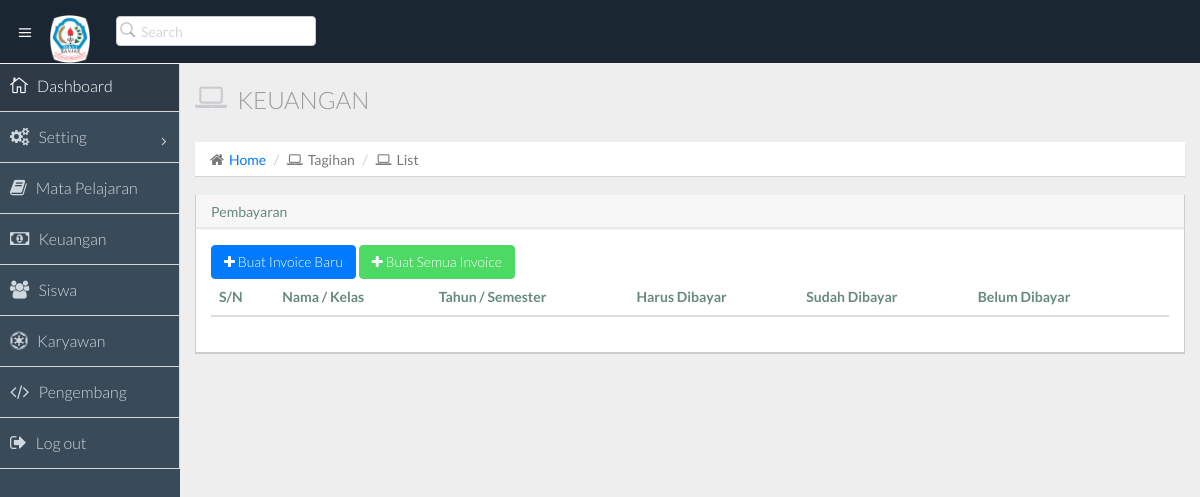
The page /tagihan/ (signed in) on the database as committed earlier.
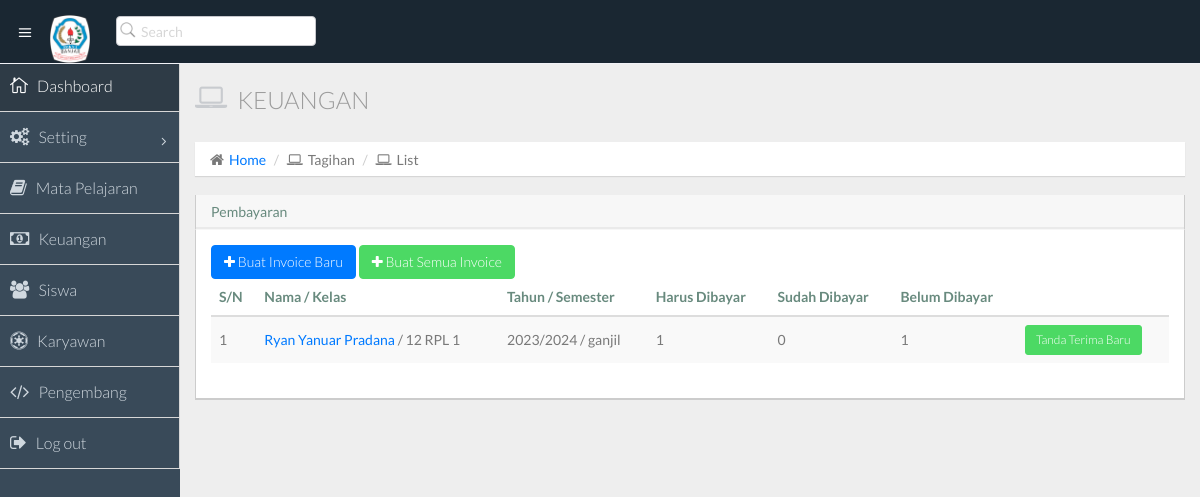
The same page on the database as committed later.
### keuangan/models.py (models this page shows, shortened)
class Tagihan(models.Model):
    murid = models.ForeignKey(Siswa, on_delete=models.CASCADE)
    tahun = models.ForeignKey(TahunPelajaran, on_delete=models.CASCADE)
    smester = models.ForeignKey(Semester, on_delete=models.CASCADE)
    untuk_kelas = models.ForeignKey(Kelas, on_delete=models.CASCADE)
    dari_semester_sebelumnya = models.IntegerField(default=0)
    status = models.CharField(max_length=20, choices=[('aktif', 'Aktif'), ('lunas', 'Lunas')], default='aktif')
    class Meta:
        ordering = ['murid', 'smester']
    def balance(self):
        harus_dibayar = self.total_harus_dibayar()
        dibayarkan = self.jumlah_total_dibayar()
        return harus_dibayar - dibayarkan
    def yang_harus_dibayar(self):
        items = InvoiceItem.objects.filter(tagihan=self)
        total = 0
        for item in items:
            total += int(item.jumlah.uang_masuk)
        return total
    def total_harus_dibayar(self):
        return self.dari_semester_sebelumnya + self.yang_harus_dibayar()
    def jumlah_total_dibayar(self):
        terima = TandaTerima.objects.filter(tagihan=self)
        jumlah = 0
        for tanda in terima:
            jumlah += tanda.jumlah_dibayar
        return jumlah

### siswa/models.py (models this page shows, shortened)
class Siswa(models.Model):
    STATUS = {
        ('aktif', 'Aktif'),
        ('lulus', 'Lulus'),
        ('do', 'Drop Out'),
    }
    GENDER = {
        ('pria', 'Pria'),
        ('wanita', 'Wanita')
    }
    status = models.CharField(choices=STATUS, max_length=20, default='Aktif')
    nomor_pendaftaran = models.CharField(max_length=50, unique=True)
    nama = models.CharField(max_length=200)
    nama_panggilan = models.CharField(max_length=200, blank=True, null=True)
    gender = models.CharField(choices=GENDER, max_length=30)
    tanggal_lahir = models.DateField()
    kelas_sekarang = models.ForeignKey(Kelas, on_delete=models.SET_NULL, null=True, blank=True)
    tanggal_daftar = models.DateField(auto_now_add=True)
    hp_regex = RegexValidator(regex='^[0-9]{10-15}$', message='Hp tidak sesuai')
    hp_orang_tua = models.CharField(validators=[hp_regex], max_length=15, blank=True, null=True)
    alamat = models.TextField(blank=True)
    keterangan = models.TextField(blank=True)
    photo = models.ImageField(upload_to='siswa/photo', blank=True, null=True)
    class Meta:
        ordering = ['nama', 'nomor_pendaftaran']
    def __str__(self):
        return self.nama

### utama/models.py (models this page shows)
class Kelas(models.Model):
    name = models.CharField(max_length=10, unique=True)
    class Meta:
        ordering = ['name']
    def __str__(self):
        return self.name

class TahunPelajaran(models.Model):
    name = models.CharField(max_length=200, unique=True)
    sekarang = models.BooleanField(default=False, null=True)
    class Meta:
        ordering = ['-name']
    def __str__(self):
        return str(self.name)

class Semester(models.Model):
    SEMETER = {
        ('genap', 'Genap'),
        ('ganjil', 'Ganjil'),
    }
    name = models.CharField(choices=SEMETER, max_length=10)
    sekarang = models.BooleanField(default=False, null=True)
    class Meta:
        ordering = ['name']
    def __str__(self):
        return self.name

### keuangan/views.py (the view)
# urls.py: path('', views.TagihanView.as_view(), name='index'),
class TagihanView(LoginRequiredMixin, ListView):
    queryset = Tagihan.objects.all()
    fields = '__all__'

### templates/keuangan/tagihan_list.html (shortened to what this page needs)
{% extends 'html.html' %}
{% block page_title %}{% block title %}Keuangan{% endblock %}{% endblock %}
{% block breadcrumb %}
<li><i class="fa fa-laptop"></i>Tagihan</li>
<li><i class="fa fa-laptop"></i>List</li>
{% endblock breadcrumb %}
{% block heading %}
Pembayaran {% if messages %}{% for message in messages %}<span class="text-success">| {{ message }}</span>{% endfor %}{% endif %}
{% endblock heading %}
{% block content %}
<div class="table-responsive">
    <a href="{% url 'uang:tagihan-baru' %}" class="btn btn-primary"><i class="fa fa-plus"></i> Buat Invoice Baru</a>
    <a href="#" class="btn btn-success"><i class="fa fa-plus"></i> Buat Semua Invoice</a>
    <table id="tabelinv" class="table table-striped table-hover table-advance">
        <thead>
            <tr>
                <th>S/N</th>
                <th>Nama / Kelas</th>
                <th>Tahun / Semester</th>
                <th>Harus Dibayar</th>
                <th>Sudah Dibayar</th>
                <th>Belum Dibayar</th>
                <th></th>
            </tr>
        </thead>
        <tbody>
            {% for inv in object_list %}
            <tr class="clickable-row" data-href="{% url 'uang:tagihan-detail' inv.id %}">
                <td>{{ forloop.counter }}</td>
                <td><a href="{% url 'uang:ttd-edit' pk=inv.id %}">{{ inv.murid }}</a> / {{ inv.untuk_kelas }}</td>
                <td>{{ inv.tahun }} / {{ inv.smester }}</td>
                <td>{{ inv.total_harus_dibayar }}</td>
                <td>{{ inv.jumlah_total_dibayar }}</td>
                <td>{{ inv.balance }}</td>
                {% if inv.status == 'lunas' %}
                <td><a class="btn btn-primary btn-sm">LUNAS</a></td>
                {% else %}
                <td><a class="btn btn-success btn-sm" href="{% url 'uang:tanda-terima' %}?pk={{ inv.id }}">Tanda Terima Baru</a></td>
                {% endif %}
            </tr>
            {% endfor %}
        </tbody>
    </table>
</div>
{% endblock content %}

### templates/html.html (shortened to what this page needs)
{% load static %}
<!DOCTYPE html>
<html lang="id">
<head>
  {% include 'base/style.html' %}
</head>
<body>
  <section id="container" class="">
    {% include 'base/header.html' %}
    {% include 'base/sidebar.html' %}
    <section id="main-content">
      <section class="wrapper">
        <div class="row">
          <div class="col-lg-12">
            <h3 class="page-header"><i class="fa fa-laptop"></i>
              {% block title %}{% endblock %}
            </h3>
            <ol class="breadcrumb">
              <li><i class="fa fa-home"></i><a href="{% url 'utama:index' %}">Home</a></li>
              {% block breadcrumb %}{% endblock breadcrumb %}
            </ol>
          </div>
        </div>
        <div class="row">
          <div class="col-lg-12">
            <section class="panel">
              <header class="panel-heading">
                {% block heading %}
                {% endblock heading %}
              </header>
              <div class="panel-body">
                {% block content %}
                {% endblock content %}
              </div>
            </section>
          </div>
        </div>
      </section>
    </section>
  </section>
</body>
</html>

### templates/base/style.html
{% load static %}
<link href="{% static 'css/bootstrap.min.css' %}" rel="stylesheet">
<link href="{% static 'css/bootstrap-theme.css' %}" rel="stylesheet">
<link href="{% static 'css/elegant-icons-style.css' %}" rel="stylesheet" />
<link href="{% static 'css/font-awesome.min.css' %}" rel="stylesheet" />
<link href="{% static 'assets/fullcalendar/fullcalendar/bootstrap-fullcalendar.css' %}" rel="stylesheet" />
<link href="{% static 'assets/fullcalendar/fullcalendar/fullcalendar.css' %}" rel="stylesheet" />
<link href="{% static 'assets/jquery-easy-pie-chart/jquery.easy-pie-chart.css' %}" rel="stylesheet" type="text/css" media="screen" />
<link rel="stylesheet" href="{% static 'css/owl.carousel.css' %}" type="text/css">
<link href="{% static 'css/jquery-jvectormap-1.2.2.css' %}" rel="stylesheet">
<link href="{% static 'css/fullcalendar.css' %}" rel="stylesheet" >
<link href="{% static 'css/widgets.css' %}" rel="stylesheet">
<link href="{% static 'css/style.css' %}" rel="stylesheet">
<link href="{% static 'css/style-responsive.css' %}" rel="stylesheet" />
<link href="{% static 'css/xcharts.min.css' %}" rel=" stylesheet">
<link href="{% static 'css/jquery-ui-1.10.4.min.css' %}" rel="stylesheet">

### templates/base/header.html (shortened to what this page needs)
{% load static %}
<header class="header dark-bg">
    <div class="toggle-nav">
      <div class="icon-reorder tooltips" data-original-title="Toggle Navigation" data-placement="bottom"><i class="icon_menu"></i></div>
    </div>
    <a href="{% url 'utama:dev' %}" class="logo m-auto"><img src="{% static 'img/smk1.png' %}" class="rounded mx-auto d-block" style="width: 40px;" alt="SMKN 1 Banjar"></a>
    <div class="nav search-row" id="top_menu">
      <ul class="nav top-menu">
        <li>
          <form class="navbar-form">
            <input class="form-control" placeholder="Search" type="text">
          </form>
        </li>
      </ul>
    </div>
  </header>

### templates/base/sidebar.html (shortened to what this page needs)
    <aside>
      <div id="sidebar" class="nav-collapse ">
        <ul class="sidebar-menu">
          <li class="active">
            <a class="" href="{% url 'utama:dev' %}">
                          <i class="icon_house_alt"></i>
                          <span>Dashboard</span>
                      </a>
          </li>
          <li class="sub-menu">
            <a href="javascript:;" class="">
                          <i class="fa fa-cogs"></i>
                          <span>Setting</span>
                          <span class="menu-arrow arrow_carrot-right"></span>
                      </a>
          </li>
          <li>
            <a class="" href="{% url 'utama:mpl-list' %}">
                          <i class="fa fa-book"></i>
                          <span>Mata Pelajaran</span>
                      </a>
          </li>
          <li>
            <a class="" href="{% url 'uang:index' %}">
                          <i class="fa fa-money"></i>
                          <span>Keuangan</span>
                      </a>
          </li>
          <li>
            <a class="" href="{% url 'siswa:murid' %}">
                          <i class="fa fa-users"></i>
                          <span>Siswa</span>
                      </a>
          </li>
          <li>
            <a class="" href="">
                          <i class="fa fa-empire"></i>
                          <span>Karyawan</span>
                      </a>
          </li>
          <li>
            <a class="" href="#">
                          <i class="fa fa-code"></i>
                          <span>Pengembang</span>
                      </a>
          </li>
          <li>
            <a class="" href="{% url 'logout' %}">
                          <i class="fa fa-sign-out"></i>
                          <span>Log out</span>
                      </a>
          </li>
        </ul>
      </div>
    </aside>

### templates/base/js.html (shortened to what this page needs)
{% load static %}

Rows that differ between the two databases and show on the page:
added Tagihan: murid "Ryan Yanuar Pradana", untuk_kelas "12 RPL 1", tahun "2023/2024", smester "ganjil", total_harus_dibayar "1", jumlah_total_dibayar "0", balance "1"
